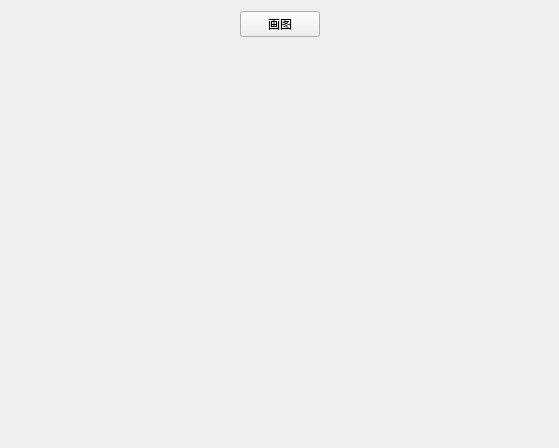
<?xml version="1.0" encoding="UTF-8"?>
<ui version="4.0">
 <class>Widget</class>
 <widget class="QWidget" name="Widget">
  <property name="geometry">
   <rect>
    <x>0</x>
    <y>0</y>
    <width>559</width>
    <height>448</height>
   </rect>
  </property>
  <property name="windowTitle">
   <string>Widget</string>
  </property>
  <layout class="QGridLayout" name="gridLayout">
   <item row="0" column="0">
    <spacer name="horizontalSpacer">
     <property name="orientation">
      <enum>Qt::Horizontal</enum>
     </property>
     <property name="sizeHint" stdset="0">
      <size>
       <width>212</width>
       <height>20</height>
      </size>
     </property>
    </spacer>
   </item>
   <item row="0" column="1">
    <widget class="QPushButton" name="pushButton">
     <property name="text">
      <string>画图</string>
     </property>
    </widget>
   </item>
   <item row="0" column="2">
    <spacer name="horizontalSpacer_2">
     <property name="orientation">
      <enum>Qt::Horizontal</enum>
     </property>
     <property name="sizeHint" stdset="0">
      <size>
       <width>212</width>
       <height>20</height>
      </size>
     </property>
    </spacer>
   </item>
   <item row="1" column="1">
    <spacer name="verticalSpacer">
     <property name="orientation">
      <enum>Qt::Vertical</enum>
     </property>
     <property name="sizeHint" stdset="0">
      <size>
       <width>20</width>
       <height>388</height>
      </size>
     </property>
    </spacer>
   </item>
  </layout>
 </widget>
 <layoutdefault spacing="6" margin="11"/>
 <resources/>
 <connections/>
</ui>
